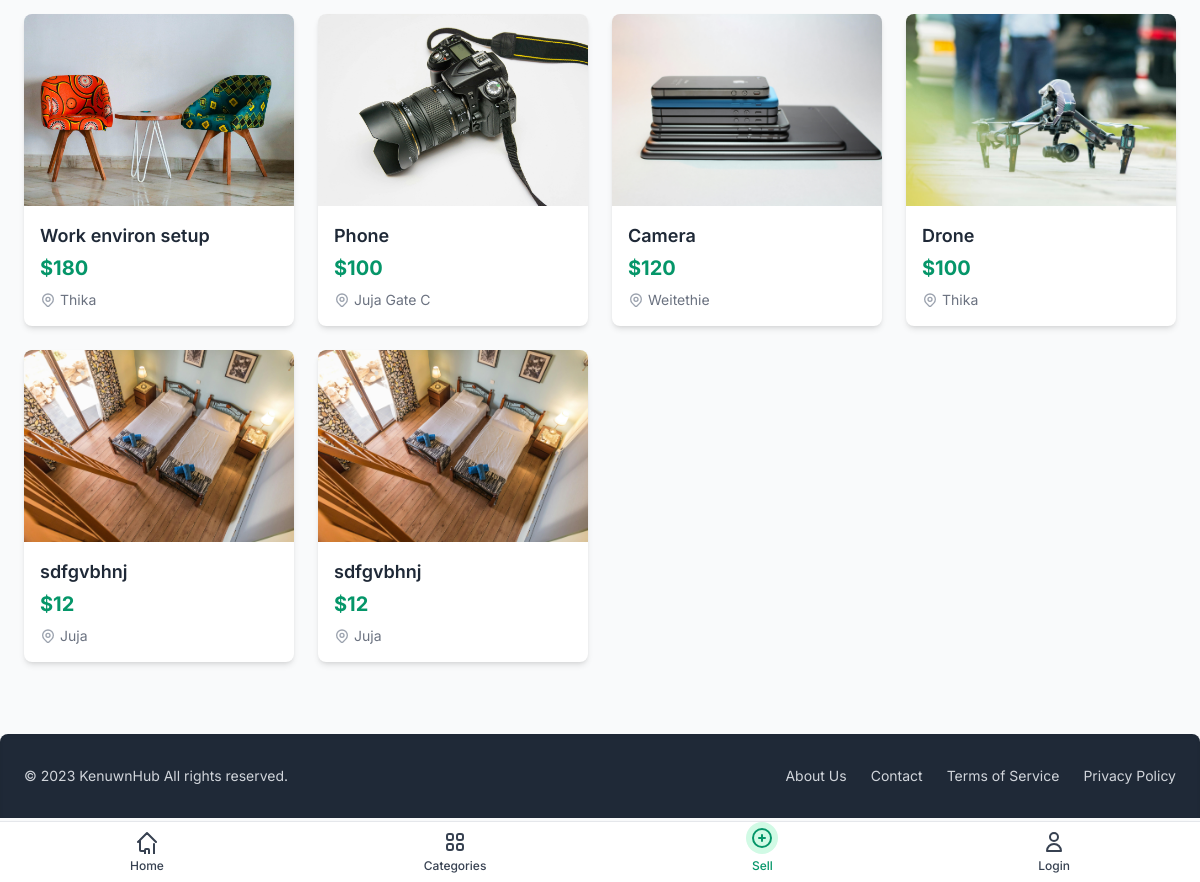
Page /home/ (lower part) on the earlier database version.
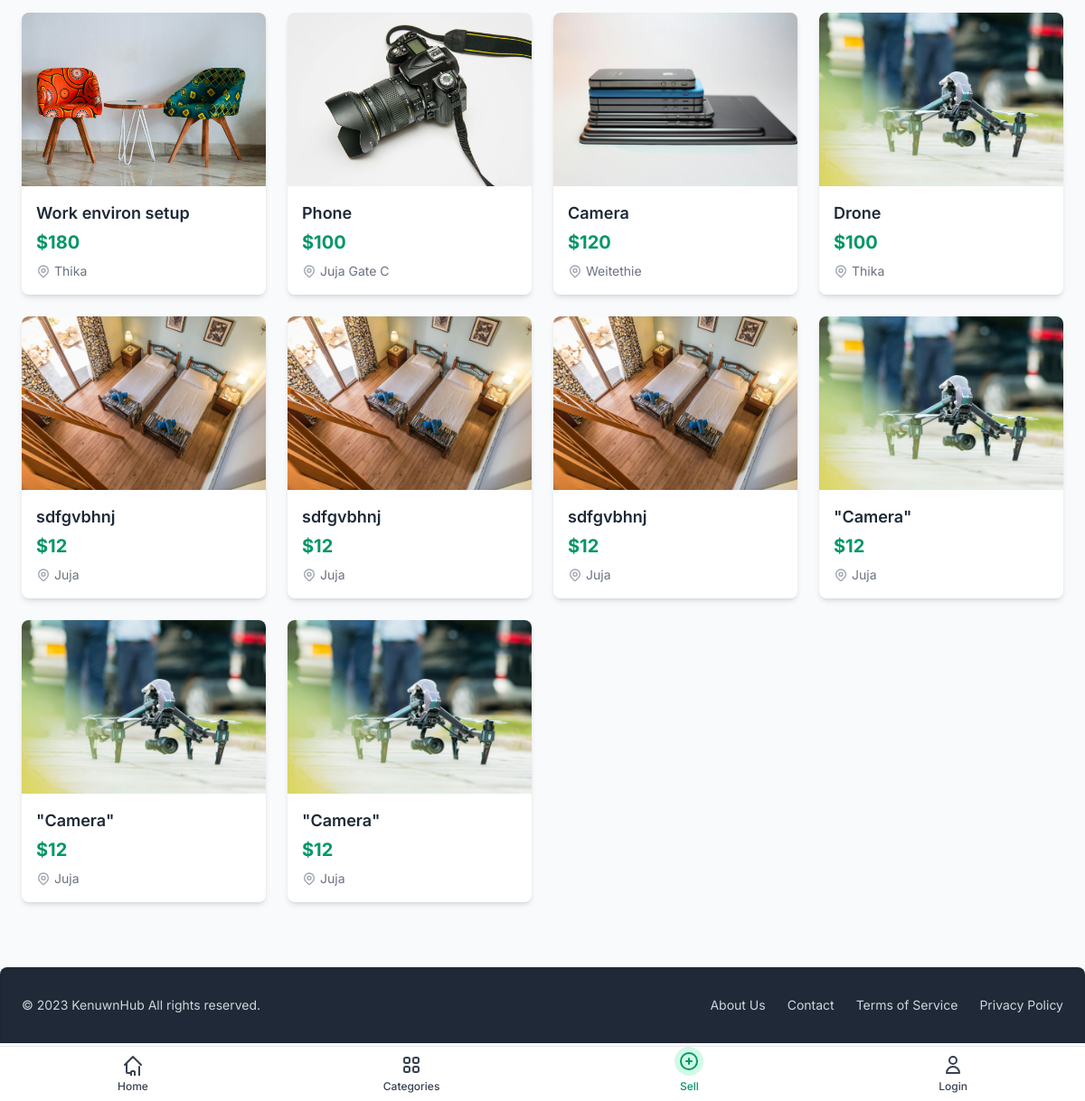
Same page on the later database version.
### products/models.py (models this page shows, shortened)
class ProductListings(models.Model):
    title = models.CharField(max_length=50)
    description = models.TextField()
    price = models.IntegerField()
    image = models.ImageField(upload_to='products/', blank=True, null=True) # stored under /media/products/
    location = models.CharField(max_length=100)
    seller = models.ForeignKey(SellerProfile, on_delete=models.CASCADE)
    category = models.ForeignKey(Category, on_delete=models.CASCADE, related_name='product', blank=True, null=True) # 'related_name' allows reverse lookup: category.product.all()
    created_at = models.DateTimeField(auto_now_add=True, blank=True, null=True) # auto set when product is first created

### products/views.py (the view)
# urls.py: path('home/', home_view, name='home' ),
def home_view(request):
    products = ProductListings.objects.all()
    categories = ProductListings.objects.values_list("category__name", flat=True).distinct()
    return render(request,  'products/home.html', {
                                                   'products': products,
                                                   'categories': categories
                                                    })

### products/models.py (called while the page is built)
    def __str__(self):
        return self.name  # readable name in admin & shell

### products/templates/products/home.html (shortened to what this page needs)
<!DOCTYPE html>
<html lang="en">
<head>
    <script src="https://cdn.tailwindcss.com"></script>
</head>
<body class="bg-gray-50 flex flex-col min-h-screen">
    <main class="flex-grow max-w-7xl mx-auto px-4 md:px-6 py-6">
        <section id="product-listings" class="grid grid-cols-1 sm:grid-cols-2 md:grid-cols-3 lg:grid-cols-4 gap-6">
            {% if products %}
                {% for product in products %}
                    <div class="product-card bg-white rounded-lg shadow-md overflow-hidden hover:shadow-lg transition-all duration-300 transform hover:-translate-y-1 cursor-pointer"
                         data-category="{{ product.category }}"
                         data-price="{{ product.price }}"
                         data-location="{{ product.location }}"
                         data-title="{{ product.title }}">
                        <a href="{% url 'products:product_detail' product.id%}"> <img src="{{ product.image.url }}" alt="{{ product.title }}" class="w-full h-48 object-cover object-center">
                            <div class="p-4">
                                <h3 class="text-lg font-semibold text-gray-800 truncate mb-1">{{ product.title }}</h3>
                                <p class="text-xl font-bold text-emerald-600 mb-2">${{ product.price }}</p>
                                <p class="text-sm text-gray-500 flex items-center">
                                    {{ product.location }}
                                </p>
                            </div>
                        </a>
                    </div>
                {% endfor %}
            {% else %}
                <div id="no-products-message" class="col-span-full text-center text-gray-600 py-10">
                    <p class="text-lg font-semibold mb-2">No products found at this time.</p>
                    <p class="text-md">Check back later or try adjusting your filters.</p>
                </div>
            {% endif %}
        </section>
    </main>
    <nav class="bottom-nav fixed bottom-0 left-0 right-0 bg-white shadow-lg border-t border-gray-200 py-2 z-50 flex justify-around items-center">
        <a href="#" class="flex flex-col items-center text-gray-700 hover:text-emerald-600 transition-colors duration-200">
            <span class="text-xs font-medium">Home</span>
        </a>
        <a href="#" class="flex flex-col items-center text-gray-700 hover:text-emerald-600 transition-colors duration-200">
            <span class="text-xs font-medium">Categories</span>
        </a>
        {% if user.seller_profile %}
        <a href="{% url 'products:seller_dashboard' %}" class="flex flex-col items-center text-emerald-600">
            <svg class="w-8 h-8 -mt-2 mb-1 bg-emerald-100 rounded-full p-1" fill="none" stroke="currentColor" viewBox="0 0 24 24">
                <path stroke-linecap="round" stroke-linejoin="round" stroke-width="2" d="M12 9v3m0 0v3m0-3h3m-3 0H9m12 0a9 9 0 11-18 0 9 9 0 0118 0z"></path>
            </svg>
            <span class="text-xs font-medium">My Listings</span>
        </a>
        {% else %}
        <a href="{% url 'users:register_seller' %}" class="flex flex-col items-center text-emerald-600">
            <svg class="w-8 h-8 -mt-2 mb-1 bg-emerald-100 rounded-full p-1" fill="none" stroke="currentColor" viewBox="0 0 24 24">
                <path stroke-linecap="round" stroke-linejoin="round" stroke-width="2" d="M12 9v3m0 0v3m0-3h3m-3 0H9m12 0a9 9 0 11-18 0 9 9 0 0118 0z"></path>
            </svg>
            <span class="text-xs font-medium">Sell</span>
        </a>
        {% endif %}
        <a href="{% url 'users:profile' %}" class="flex flex-col items-center text-gray-700 hover:text-emerald-600 transition-colors duration-200">
            <svg class="w-6 h-6 mb-1" fill="none" stroke="currentColor" viewBox="0 0 24 24" xmlns="http://www.w3.org/2000/svg"><path stroke-linecap="round" stroke-linejoin="round" stroke-width="2" d="M16 7a4 4 0 11-8 0 4 4 0 018 0zM12 14a7 7 0 00-7 7h14a7 7 0 00-7-7z"></path></svg>
            <span class="text-xs font-medium">
                {% if user.is_authenticated %}
                Profile
                {% else %}
                Login
                {% endif %}
            </span>
        </a>
    </nav>
    <footer class="bg-gray-800 text-gray-300 py-8 px-4 md:px-6 mt-12 rounded-t-lg shadow-inner">
        <div class="max-w-7xl mx-auto flex flex-col md:flex-row justify-between items-center text-center md:text-left space-y-4 md:space-y-0">
            <div class="text-sm">
                &copy; 2023 KenuwnHub All rights reserved.
            </div>
            <div class="flex space-x-6">
                <a href="{% url 'users:about_us' %}" class="hover:text-white transition-colors duration-200 text-sm">About Us</a>
                <a href="#" class="hover:text-white transition-colors duration-200 text-sm">Contact</a>
                <a href="#" class="hover:text-white transition-colors duration-200 text-sm">Terms of Service</a>
                <a href="#" class="hover:text-white transition-colors duration-200 text-sm">Privacy Policy</a>
            </div>
        </div>
    </footer>
</body>
</html>

### products/templates/products/home.html (style rules this page uses)
body { font-family: 'Inter', sans-serif; -webkit-font-smoothing: antialiased; -moz-osx-font-smoothing: grayscale; }
body { -ms-overflow-style: none; scrollbar-width: none; }
@media (min-width: 768px) { .bottom-nav { display: flex; } }
@media (min-width: 768px) { body { padding-bottom: 4rem; } }
.product-card { transition: transform 0.2s ease-in-out, box-shadow 0.2s ease-in-out; }

Differences in the rows shown:
added ProductListings: image (picture), title "sdfgvbhnj", price "12", location "Juja"
added ProductListings: image (picture), title "\"Camera\"", price "12", location "Juja"
added ProductListings: image (picture), title "\"Camera\"", price "12", location "Juja"
added ProductListings: image (picture), title "\"Camera\"", price "12", location "Juja"
